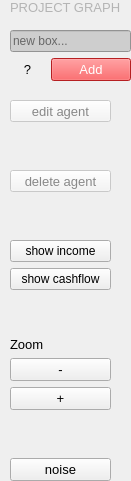
   <widget class="QWidget" name="widget_11" native="true">
    <property name="geometry">
     <rect>
      <x>790</x>
      <y>20</y>
      <width>131</width>
      <height>481</height>
     </rect>
    </property>
    <widget class="QWidget" name="widget_8" native="true">
     <property name="geometry">
      <rect>
       <x>10</x>
       <y>100</y>
       <width>101</width>
       <height>381</height>
      </rect>
     </property>
     <layout class="QGridLayout" name="gridLayout_6">
      <item row="3" column="0">
       <spacer name="verticalSpacer">
        <property name="orientation">
         <enum>Qt::Vertical</enum>
        </property>
        <property name="sizeHint" stdset="0">
         <size>
          <width>20</width>
          <height>40</height>
         </size>
        </property>
       </spacer>
      </item>
      <item row="9" column="0">
       <widget class="QPushButton" name="zoomInButton">
        <property name="toolTip">
         <string>&lt;html&gt;&lt;head/&gt;&lt;body&gt;&lt;p&gt;this will untangle your graph randomly&lt;/p&gt;&lt;/body&gt;&lt;/html&gt;</string>
        </property>
        <property name="styleSheet">
         <string notr="true">font-size:10pt;</string>
        </property>
        <property name="text">
         <string>+</string>
        </property>
       </widget>
      </item>
      <item row="0" column="0">
       <widget class="QPushButton" name="graphEditButton">
        <property name="enabled">
         <bool>false</bool>
        </property>
        <property name="styleSheet">
         <string notr="true">QPushButton:disabled{
background-color: rgb(245, 245, 245);
color:rgb(136, 136, 136);
font-size:10pt;
}</string>
        </property>
        <property name="text">
         <string>edit agent</string>
        </property>
       </widget>
      </item>
      <item row="2" column="0">
       <widget class="QPushButton" name="graphDeleteButton">
        <property name="enabled">
         <bool>false</bool>
        </property>
        <property name="styleSheet">
         <string notr="true">QPushButton:disabled{
background-color: rgb(245, 245, 245);
color:rgb(136, 136, 136);
font-size:10pt;
}</string>
        </property>
        <property name="text">
         <string>delete agent</string>
        </property>
       </widget>
      </item>
      <item row="7" column="0">
       <widget class="QLabel" name="label_22">
        <property name="styleSheet">
         <string notr="true">font-size:10pt;</string>
        </property>
        <property name="text">
         <string>Zoom</string>
        </property>
       </widget>
      </item>
      <item row="4" column="0">
       <widget class="QPushButton" name="graphshowincome">
        <property name="enabled">
         <bool>true</bool>
        </property>
        <property name="styleSheet">
         <string notr="true">QPushButton:disabled{
background-color: rgb(245, 245, 245);
color:rgb(136, 136, 136);
font-size:10pt;
}</string>
        </property>
        <property name="text">
         <string>show income</string>
        </property>
       </widget>
      </item>
      <item row="5" column="0">
       <widget class="QPushButton" name="genCFSButton">
        <property name="enabled">
         <bool>true</bool>
        </property>
        <property name="styleSheet">
         <string notr="true">QPushButton:disabled{
background-color: rgb(245, 245, 245);
color:rgb(136, 136, 136);
font-size:10pt;
}</string>
        </property>
        <property name="text">
         <string>show cashflow</string>
        </property>
       </widget>
      </item>
      <item row="8" column="0">
       <widget class="QPushButton" name="zoomOutButton">
        <property name="toolTip">
         <string>&lt;html&gt;&lt;head/&gt;&lt;body&gt;&lt;p&gt;this will untangle your graph randomly&lt;/p&gt;&lt;/body&gt;&lt;/html&gt;</string>
        </property>
        <property name="styleSheet">
         <string notr="true">font-size:10pt;</string>
        </property>
        <property name="text">
         <string>-</string>
        </property>
       </widget>
      </item>
      <item row="11" column="0">
       <widget class="QPushButton" name="arrangeButton">
        <property name="toolTip">
         <string>&lt;html&gt;&lt;head/&gt;&lt;body&gt;&lt;p&gt;this will untangle your graph randomly&lt;/p&gt;&lt;/body&gt;&lt;/html&gt;</string>
        </property>
        <property name="styleSheet">
         <string notr="true">font-size:10pt;</string>
        </property>
        <property name="text">
         <string>noise</string>
        </property>
       </widget>
      </item>
      <item row="10" column="0">
       <spacer name="verticalSpacer_2">
        <property name="orientation">
         <enum>Qt::Vertical</enum>
        </property>
        <property name="sizeHint" stdset="0">
         <size>
          <width>20</width>
          <height>40</height>
         </size>
        </property>
       </spacer>
      </item>
      <item row="6" column="0">
       <spacer name="verticalSpacer_3">
        <property name="orientation">
         <enum>Qt::Vertical</enum>
        </property>
        <property name="sizeHint" stdset="0">
         <size>
          <width>20</width>
          <height>40</height>
         </size>
        </property>
       </spacer>
      </item>
      <item row="1" column="0">
       <spacer name="verticalSpacer_4">
        <property name="orientation">
         <enum>Qt::Vertical</enum>
        </property>
        <property name="sizeHint" stdset="0">
         <size>
          <width>20</width>
          <height>40</height>
         </size>
        </property>
       </spacer>
      </item>
     </layout>
    </widget>
    <widget class="QWidget" name="widget_9" native="true">
     <property name="geometry">
      <rect>
       <x>10</x>
       <y>-10</y>
       <width>121</width>
       <height>91</height>
      </rect>
     </property>
     <layout class="QGridLayout" name="gridLayout_7">
      <item row="1" column="0" colspan="2">
       <widget class="QLineEdit" name="HelperNameEdit">
        <property name="styleSheet">
         <string notr="true">background-color:rgb(206, 206, 206);
color:black;</string>
        </property>
        <property name="placeholderText">
         <string>new box...</string>
        </property>
       </widget>
      </item>
      <item row="2" column="0">
       <widget class="QPushButton" name="arrangeButton_2">
        <property name="enabled">
         <bool>true</bool>
        </property>
        <property name="toolTip">
         <string>&lt;html&gt;&lt;head/&gt;&lt;body&gt;&lt;p&gt;Left-click to drag, right-click to select items in the graph below&lt;/p&gt;&lt;/body&gt;&lt;/html&gt;</string>
        </property>
        <property name="styleSheet">
         <string notr="true">font-size:10pt;
border-radius: 10px;</string>
        </property>
        <property name="text">
         <string>?</string>
        </property>
       </widget>
      </item>
      <item row="2" column="1">
       <widget class="QPushButton" name="addButton2">
        <property name="styleSheet">
         <string notr="true">QPushButton{
background-color: rgb(255, 44, 47);
border-color: rgb(255, 255, 255);
color: white;
font-size:10pt;
}


QPushButton:pressed {
background-color: rgb(245, 182, 183);
border-color: rgb(255, 144, 146);
}
</string>
        </property>
        <property name="text">
         <string>Add</string>
        </property>
       </widget>
      </item>
      <item row="0" column="0" colspan="2">
       <widget class="QLabel" name="agent1Label_7">
        <property name="font">
         <font>
          <pointsize>10</pointsize>
          <weight>1</weight>
          <bold>false</bold>
         </font>
        </property>
        <property name="styleSheet">
         <string notr="true">color: rgb(180, 180, 180);
font-size:10pt;</string>
        </property>
        <property name="text">
         <string>PROJECT GRAPH</string>
        </property>
       </widget>
      </item>
     </layout>
    </widget>
   </widget>
